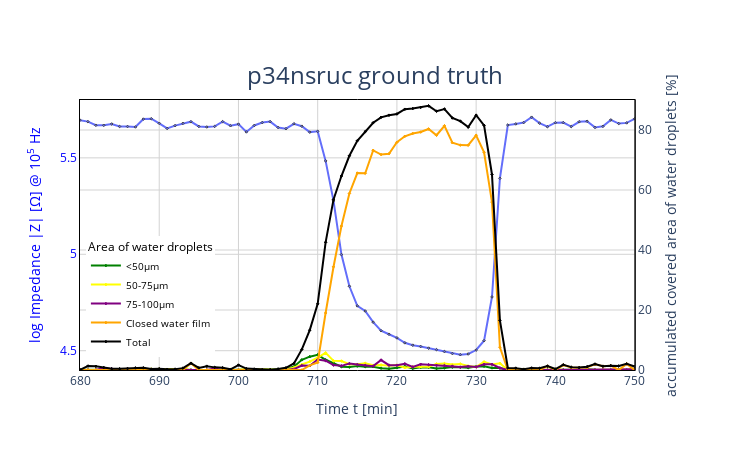

Notebook source saved alongside this figure:
### Markdown cell above
# problem:
## plot problem
1. line vs scatter, need compare x
2. marker size too large y
3. line width too big y
4. background not clear ?
5. should overlap the eletrical data and water data (the hardest) y 
Multiple Y Axes and Plotly Express
6. customize line color and marker shape y 
7. y label x label not change y 
8. font size  y
9. legend size, position, title y
10. unvisible one legend y
11. box color adding y
12. different color for y axises y
13. tight x and y title ???
14. show specific y tick y
15. different legend group x
16. sample center name y
17. margin too large
## data problem
1. using cycle order to plot figure is more logical
2. wired ground truth


Reference:
https://www.tutorialspoint.com/plotly/plotly_format_axis_and_ticks.htm

### Code cell
import plotly.graph_objects as go
from plotly.subplots import make_subplots
# create eletrical data and covered area of water droplet for sample p34nsruc
# use plotly to reproduce mengnan's result again

# Create figure with secondary y-axis
fig = make_subplots(specs=[[{"secondary_y": True}]])
lw = 1
dpi=30

fig.add_traces([
    go.Scatter(x=timestamp, y=data_frame_itv["Impedance |Z| [Ohm]"].apply(np.log10), 
               name="log Impedance |Z|", showlegend=False, 
               mode="lines+markers", marker_line_width=lw,
               marker=dict(symbol="diamond", size=2)),

    go.Scatter(x=timestamp, y= data_frame_itv['Pred Cumulated area droplets <50 µm'], name='<50µm', 
               mode="lines+markers", 
               marker_line_color="green", marker_line_width=lw,
               marker=dict(symbol="diamond", size=2, color = "green")),
    
    go.Scatter(x=timestamp, y= data_frame_itv['Pred Cumulated area droplets 50-75 µm'], name='50-75µm', 
               mode="lines+markers",
               marker_line_color="yellow", marker_line_width=lw,
               marker=dict(symbol="diamond", size=2, color = "yellow")),
    
    go.Scatter(x=timestamp, y= data_frame_itv['Pred Cumulated area droplets 75-100 µm'], name='75-100µm', 
               mode="lines+markers",
               marker_line_color="purple", marker_line_width=lw,
               marker=dict(symbol="diamond", size=2, color = "purple")),
    
    go.Scatter(x=timestamp, y= data_frame_itv['Pred Area of closed water film [%]'], name='Closed water film', 
               mode="lines+markers",
               marker_line_color="orange", marker_line_width=lw, 
               marker=dict(symbol="diamond", size=2, color = "orange")),
    
    go.Scatter(x=timestamp, y= data_frame_itv['Pred Covered water area [%]'], name='Total', 
               mode="lines+markers", #marker = "diamond",
               marker_line_color="black", marker_line_width=lw,
               marker=dict(symbol="diamond", size=2, color = "black"))],
    secondary_ys=[False] + [True] * 5           
               )

# Set x-axis title, change gird line color
fig.update_xaxes(title_text="Time t [min]", 
                 range=[680,750],
                 gridcolor="lightgray",
                 showline=True, linewidth=1, linecolor="black", mirror=True,
                 zeroline=False)

# Set y-axes titles, change gird line color
fig.update_yaxes(title_text="log Impedance |Z| [Ω] @ 10<sup>5</sup> Hz",
                 range=[4.4, 5.8],
                 secondary_y=False)
fig.update_yaxes(title_text="accumulated covered area of water droplets [%]",
                 range=[0,90], 
                 secondary_y=True)
fig.update_yaxes(gridcolor="lightgray",
                 showline=True, linewidth=1, linecolor="black", mirror=True)

# change background, position legend, adjust legend font size
fig.update_layout(
    height=15*dpi, width=25*dpi,
    plot_bgcolor="rgba(255,255,255,255)",
    paper_bgcolor="rgba(255,255,255,255)",
    
    legend=dict(
        title="Area of water droplets",
        yanchor="bottom",
        y=0.05,
        xanchor="left",
        x=0.01,
        font=dict(size=10,color="black")
        ),
    yaxis=dict(
        titlefont=dict(color="blue"),
        tickfont=dict(color="blue"),
        dtick=0.5
        ),
    title=dict(
        text="p34nsruc ground truth",
        font=dict(size=24),
        y=0.85,
        yanchor="top",
        x=0.5,
        xanchor="center"),
)

fig.show()
# fig.write_image("./tmp/p34nsruc_edata+water_gt.png")
# TODO generalize function

### Figure 1 — Plotly figure (JSON) as saved in the notebook; plotly's stock layout.template omitted (floating-point values rounded to 4 significant figures)
{"data": [{"marker": {"line": {"width": 1}, "size": 2, "symbol": "diamond"}, "mode": "lines+markers", "name": "log Impedance |Z|", "showlegend": false, "type": "scatter", "x": [680, 681, 682, 683, 684, 685, 686, 687, 688, 689, 690, 691, 692, 693, 694, 695, 696, 697, 698, 699, 700, 701, 702, 703, 704, 705, 706, 707, 708, 709, 710, 711, 712, 713, 714, 715, 716, 717, 718, 719, 720, 721, 722, 723, 724, 725, 726, 727, 728, 729.0, 730.0, 731.0, 732.0, 733.0, 734.0, 735.0, 736.0, 737.0, 738.0, 739.0, 740.0, 741.0, 742.0, 743.0, 744.0, 745.0, 746.0, 747.0, 748.0, 749.0, 750.0], "xaxis": "x", "y": [5.696, 5.688, 5.669, 5.669, 5.676, 5.663, 5.663, 5.66, 5.701, 5.703, 5.679, 5.652, 5.667, 5.679, 5.688, 5.663, 5.66, 5.663, 5.688, 5.667, 5.675, 5.635, 5.668, 5.683, 5.688, 5.658, 5.651, 5.677, 5.664, 5.634, 5.637, 5.484, 5.277, 4.998, 4.834, 4.733, 4.706, 4.648, 4.604, 4.585, 4.566, 4.541, 4.529, 4.522, 4.513, 4.505, 4.496, 4.485, 4.48, 4.483, 4.504, 4.552, 4.779, 5.394, 5.67, 5.676, 5.683, 5.711, 5.68, 5.661, 5.682, 5.683, 5.662, 5.687, 5.69, 5.658, 5.663, 5.697, 5.678, 5.681, 5.702], "yaxis": "y"}, {"marker": {"color": "green", "line": {"color": "green", "width": 1}, "size": 2, "symbol": "diamond"}, "mode": "lines+markers", "name": "<50µm", "type": "scatter", "x": [680, 681, 682, 683, 684, 685, 686, 687, 688, 689, 690, 691, 692, 693, 694, 695, 696, 697, 698, 699, 700, 701, 702, 703, 704, 705, 706, 707, 708, 709, 710, 711, 712, 713, 714, 715, 716, 717, 718, 719, 720, 721, 722, 723, 724, 725, 726, 727, 728, 729.0, 730.0, 731.0, 732.0, 733.0, 734.0, 735.0, 736.0, 737.0, 738.0, 739.0, 740.0, 741.0, 742.0, 743.0, 744.0, 745.0, 746.0, 747.0, 748.0, 749.0, 750.0], "xaxis": "x", "y": [0.06142, 0.02394, 0.04268, 0.01197, 0.008328, 0.02967, 0.004164, 0.005725, 0.01301, 0.0005205, 0.1145, 0.01666, 0.04997, 0.2738, 0, 0.1119, 0, 0, 0.01041, 0.03123, 0, 0.1405, 0.05882, 0.06766, 0.04528, 0.2602, 0.4721, 1.11, 3.401, 4.45, 5.045, 3.413, 2.239, 1.114, 0.9744, 1.31, 1.118, 1.096, 0.6173, 0.3992, 0.7558, 1.199, 0.5387, 0.8718, 0.9093, 0.5064, 0.6558, 0.9562, 0.926, 0.75, 1.151, 1.234, 0.699, 0.6511, 0.01197, 0.04632, 0, 0.03019, 0.07027, 0.03071, 0, 0.09213, 0.1166, 0.006766, 0.242, 0.101, 0, 0.0255, 0, 0, 0.1634], "yaxis": "y2"}, {"marker": {"color": "yellow", "line": {"color": "yellow", "width": 1}, "size": 2, "symbol": "diamond"}, "mode": "lines+markers", "name": "50-75µm", "type": "scatter", "x": [680, 681, 682, 683, 684, 685, 686, 687, 688, 689, 690, 691, 692, 693, 694, 695, 696, 697, 698, 699, 700, 701, 702, 703, 704, 705, 706, 707, 708, 709, 710, 711, 712, 713, 714, 715, 716, 717, 718, 719, 720, 721, 722, 723, 724, 725, 726, 727, 728, 729.0, 730.0, 731.0, 732.0, 733.0, 734.0, 735.0, 736.0, 737.0, 738.0, 739.0, 740.0, 741.0, 742.0, 743.0, 744.0, 745.0, 746.0, 747.0, 748.0, 749.0, 750.0], "xaxis": "x", "y": [0, 0, 0, 0.164, 0, 0, 0.1353, 0, 0, 0.3061, 0.3217, 0.2207, 0.2363, 0.343, 0, 0, 0, 0, 0, 0.1915, 0, 0.318, 0.2441, 0, 0.07235, 0.08432, 0.2576, 0.7662, 1.825, 2.8, 4.144, 5.713, 3.044, 2.999, 1.905, 1.898, 2.263, 1.579, 1.693, 1.442, 1.634, 0.7891, 1.071, 1.058, 1.114, 2.03, 2.143, 1.858, 2.035, 1.347, 1.042, 2.714, 1.867, 2.216, 0, 0, 0.2639, 0.1499, 0, 0, 0.3154, 0, 0, 0, 0, 0, 0, 0, 0, 0, 0.1624], "yaxis": "y2"}, {"marker": {"color": "purple", "line": {"color": "purple", "width": 1}, "size": 2, "symbol": "diamond"}, "mode": "lines+markers", "name": "75-100µm", "type": "scatter", "x": [680, 681, 682, 683, 684, 685, 686, 687, 688, 689, 690, 691, 692, 693, 694, 695, 696, 697, 698, 699, 700, 701, 702, 703, 704, 705, 706, 707, 708, 709, 710, 711, 712, 713, 714, 715, 716, 717, 718, 719, 720, 721, 722, 723, 724, 725, 726, 727, 728, 729.0, 730.0, 731.0, 732.0, 733.0, 734.0, 735.0, 736.0, 737.0, 738.0, 739.0, 740.0, 741.0, 742.0, 743.0, 744.0, 745.0, 746.0, 747.0, 748.0, 749.0, 750.0], "xaxis": "x", "y": [0, 0, 0, 0.6366, 0.4086, 0, 0.3513, 0, 0, 0, 0, 0, 0, 0, 0, 0, 0, 0.5163, 0, 0, 0, 0, 0, 0, 0, 0, 0, 0.3035, 1.482, 1.445, 3.475, 3.116, 1.63, 1.381, 2.133, 1.823, 1.567, 1.294, 3.321, 1.617, 1.576, 2.057, 0.9988, 1.904, 1.758, 1.519, 1.514, 1.289, 0.9629, 1.224, 1.025, 1.88, 1.877, 0.6579, 0, 0, 0, 0.494, 0, 0, 0, 0, 0, 0, 0, 0, 0, 0, 0, 0, 0.2087], "yaxis": "y2"}, {"marker": {"color": "orange", "line": {"color": "orange", "width": 1}, "size": 2, "symbol": "diamond"}, "mode": "lines+markers", "name": "Closed water film", "type": "scatter", "x": [680, 681, 682, 683, 684, 685, 686, 687, 688, 689, 690, 691, 692, 693, 694, 695, 696, 697, 698, 699, 700, 701, 702, 703, 704, 705, 706, 707, 708, 709, 710, 711, 712, 713, 714, 715, 716, 717, 718, 719, 720, 721, 722, 723, 724, 725, 726, 727, 728, 729.0, 730.0, 731.0, 732.0, 733.0, 734.0, 735.0, 736.0, 737.0, 738.0, 739.0, 740.0, 741.0, 742.0, 743.0, 744.0, 745.0, 746.0, 747.0, 748.0, 749.0, 750.0], "xaxis": "x", "y": [0, 0, 0, 0, 0, 0, 0, 0, 0, 0, 0, 0, 0, 0, 2.249, 0, 0, 0, 0, 0, 0, 0, 0, 0, 0, 0, 0, 0, 0, 1.525, 2.489, 19.01, 34.4, 47.98, 58.85, 65.64, 65.58, 73.22, 71.81, 72.09, 75.9, 77.9, 78.85, 79.32, 80.34, 78.25, 81.4, 75.77, 74.96, 74.94, 78.22, 72.58, 55.96, 7.587, 0, 0, 0, 0, 0, 1.263, 0, 1.656, 0.8385, 0.7912, 0.8744, 1.889, 1.267, 1.424, 0, 2.039, 0], "yaxis": "y2"}, {"marker": {"color": "black", "line": {"color": "black", "width": 1}, "size": 2, "symbol": "diamond"}, "mode": "lines+markers", "name": "Total", "type": "scatter", "x": [680, 681, 682, 683, 684, 685, 686, 687, 688, 689, 690, 691, 692, 693, 694, 695, 696, 697, 698, 699, 700, 701, 702, 703, 704, 705, 706, 707, 708, 709, 710, 711, 712, 713, 714, 715, 716, 717, 718, 719, 720, 721, 722, 723, 724, 725, 726, 727, 728, 729.0, 730.0, 731.0, 732.0, 733.0, 734.0, 735.0, 736.0, 737.0, 738.0, 739.0, 740.0, 741.0, 742.0, 743.0, 744.0, 745.0, 746.0, 747.0, 748.0, 749.0, 750.0], "xaxis": "x", "y": [0.06142, 1.331, 1.223, 0.8125, 0.4169, 0.4169, 0.4908, 0.6996, 0.7157, 0.3066, 0.4362, 0.2373, 0.2863, 0.6168, 2.249, 0.7084, 1.267, 0.8755, 0.7735, 0.2228, 1.645, 0.4586, 0.3029, 0.06766, 0.1176, 0.3446, 0.7297, 2.179, 6.866, 13.28, 22.05, 42.56, 56.86, 64.66, 71.4, 76.4, 79.45, 82.4, 84.23, 84.93, 85.34, 86.91, 87.15, 87.53, 88.04, 86.25, 86.99, 84.01, 82.96, 80.95, 84.92, 81.55, 65.18, 16.56, 0.6621, 0.6184, 0.2639, 0.674, 0.5767, 1.293, 0.3154, 1.748, 0.9551, 0.7979, 1.116, 1.99, 1.267, 1.45, 1.316, 2.039, 1.168], "yaxis": "y2"}], "layout": {"height": 450, "legend": {"font": {"color": "black", "size": 10}, "title": {"text": "Area of water droplets"}, "x": 0.01, "xanchor": "left", "y": 0.05, "yanchor": "bottom"}, "paper_bgcolor": "rgba(255,255,255,255)", "plot_bgcolor": "rgba(255,255,255,255)", "title": {"font": {"size": 24}, "text": "p34nsruc ground truth", "x": 0.5, "xanchor": "center", "y": 0.85, "yanchor": "top"}, "width": 750, "xaxis": {"anchor": "y", "domain": [0, 0.94], "gridcolor": "lightgray", "linecolor": "black", "linewidth": 1, "mirror": true, "range": [680, 750], "showline": true, "title": {"text": "Time t [min]"}, "zeroline": false}, "yaxis": {"anchor": "x", "domain": [0, 1], "dtick": 0.5, "gridcolor": "lightgray", "linecolor": "black", "linewidth": 1, "mirror": true, "range": [4.4, 5.8], "showline": true, "tickfont": {"color": "blue"}, "title": {"font": {"color": "blue"}, "text": "log Impedance |Z| [Ω] @ 10<sup>5</sup> Hz"}}, "yaxis2": {"anchor": "x", "gridcolor": "lightgray", "linecolor": "black", "linewidth": 1, "mirror": true, "overlaying": "y", "range": [0, 90], "showline": true, "side": "right", "title": {"text": "accumulated covered area of water droplets [%]"}}}}
